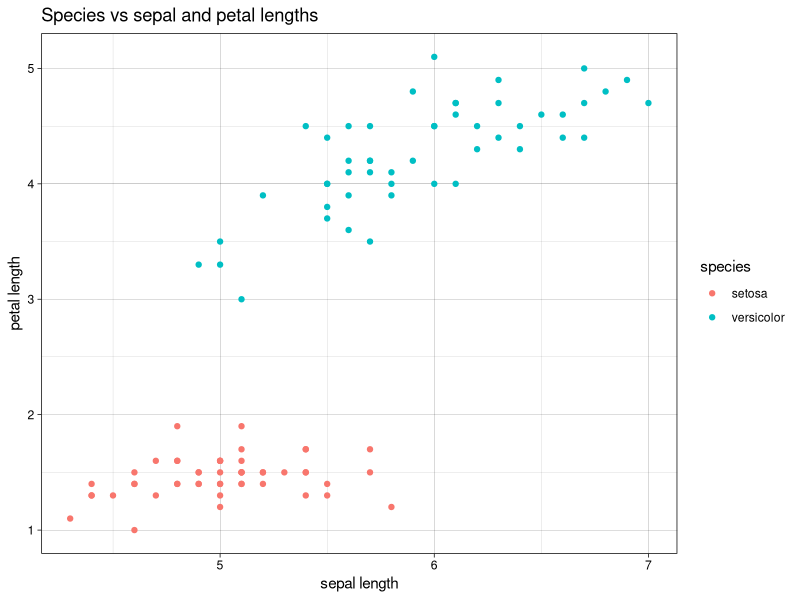
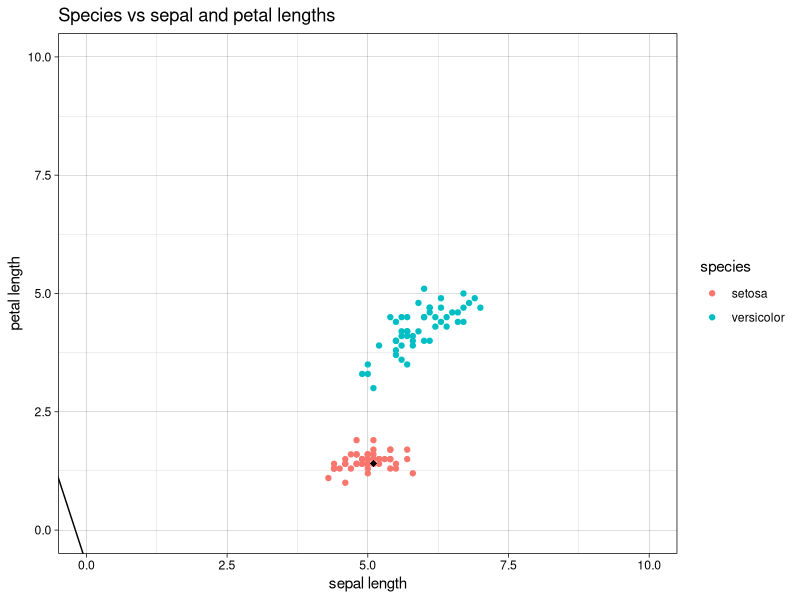
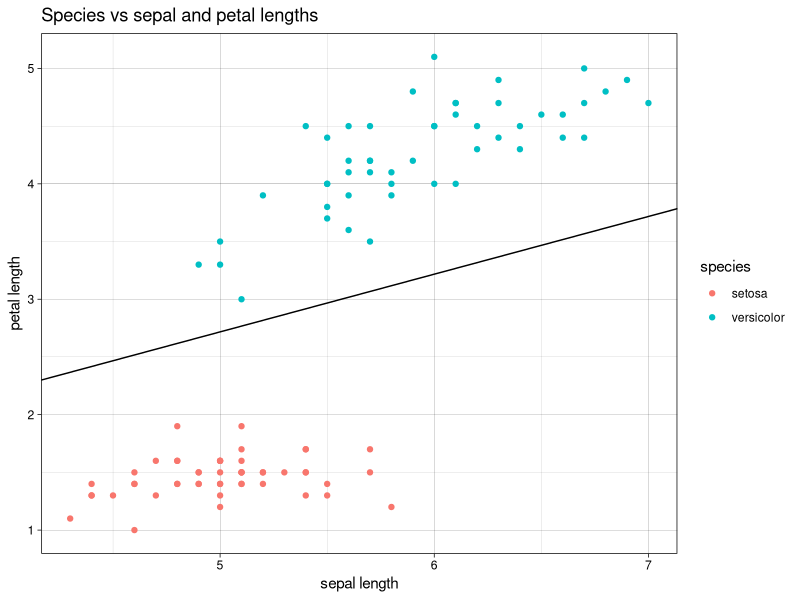

Recreate these plots in R, in order.
## ---- chunk 1
library(tidyverse)
library(patchwork)
library(scales)
knitr::opts_chunk$set(echo = TRUE, message = FALSE, warning=FALSE, 
                      fig.align = 'center', fig.width = 5, fig.height=3, cache = TRUE)
comma <- function(x) format(x, digits = 2, big.mark = ",")
theme_set(theme_linedraw())
color.blues <- c(NA,"#BDD7E7", "#6BAED6", "#3182BD", "#08519C", "#074789", "#063e77", "#053464")
color.itam  <- c("#00362b", "#00503f", "#006953", "#008367", "#009c7b", "#00b68f")


sin_lineas <- theme(panel.grid.major = element_blank(), panel.grid.minor = element_blank())
sin_leyenda <- theme(legend.position = "none")
sin_ejes <- theme(axis.ticks = element_blank(), 
        axis.text = element_blank())

## ---- chunk 2

data(iris)

data <- iris %>% 
    mutate(sepal = Sepal.Length, 
           petal = Petal.Length, 
           species = Species) %>% 
    select(sepal, petal, species) %>% 
    filter(species %in% c("setosa", "versicolor"))

data %>% 
    ggplot(aes( x = sepal, y = petal)) + 
        geom_point(aes(color = species)) + 
        xlab("sepal length") + 
        ylab("petal length") + 
        ggtitle("Species vs sepal and petal lengths")

## ---- chunk 3

data <- data %>% 
    mutate(target = ifelse(species == 'setosa', 1, -1))

data

## ---- chunk 4

w <- c(w1 = 0, w2 = 0, w3 = 0)
w

## ---- chunk 5

dt.misclass <- data %>% 
    mutate(yhat = sign(w[1] * sepal + w[2] * petal + w[3]), 
           loss = target * yhat) %>% 
    summarise(misclass = which(loss <= 0 )) %>% 
    pull(misclass)


if (length(dt.misclass) > 0){
    id <- dt.misclass[1]
    # id <- sample(dt.misclass, 1)
} else {
    id <- NA
}

x <- c(simplify2array(data %>% select(sepal, petal) %>% slice(id)), 1)
y <- simplify2array(data %>% select(target) %>% slice(id))

dw <- y * x
w <- w + dw

data %>% 
    ggplot(aes( x = sepal, y = petal)) + 
        geom_point(aes(color = species)) + 
        geom_point(data = data %>% slice(id), 
                   aes(x = sepal, y = petal), 
                   size = 2, shape = 18) + 
        geom_abline(slope = -w[1]/w[2], intercept = -w[3]/w[2], color = 'black') + 
        xlab("sepal length") + 
        ylab("petal length") + 
        ylim(0, 10) + xlim(0, 10) + 
        ggtitle("Species vs sepal and petal lengths")


## ---- chunk 6

w <- c(w1 = 0, w2 = 0, w3 = 0)
W_history <- w
P_history <- c(NULL)

for (iter in seq(100)){
    dt.misclass <- data %>% 
        mutate(yhat = sign(w[1] * sepal + w[2] * petal + w[3]), 
               loss = target * yhat) %>% 
        summarise(misclass = which(loss <= 0 )) %>% 
        pull(misclass)
    
    
    if (length(dt.misclass) > 0){
        # id <- dt.misclass[1]
        id <- sample(dt.misclass, 1)
        P_history  <- cbind(P_history, id)
    } else {
        break
    }
    
    x <- c(simplify2array(data %>% select(sepal, petal) %>% slice(id)), 1)
    y <- simplify2array(data %>% select(target) %>% slice(id))
    
    dw <- y * x
    w <- w + dw
    W_history <- bind_rows(W_history, w)
}

W_history
P_history
## ---- chunk 7

data %>% 
    ggplot(aes( x = sepal, y = petal)) + 
        geom_point(aes(color = species)) +
        geom_abline(slope = -w[1]/w[2], intercept = -w[3]/w[2], color = 'black') + 
        xlab("sepal length") + 
        ylab("petal length") + 
        ggtitle("Species vs sepal and petal lengths")

